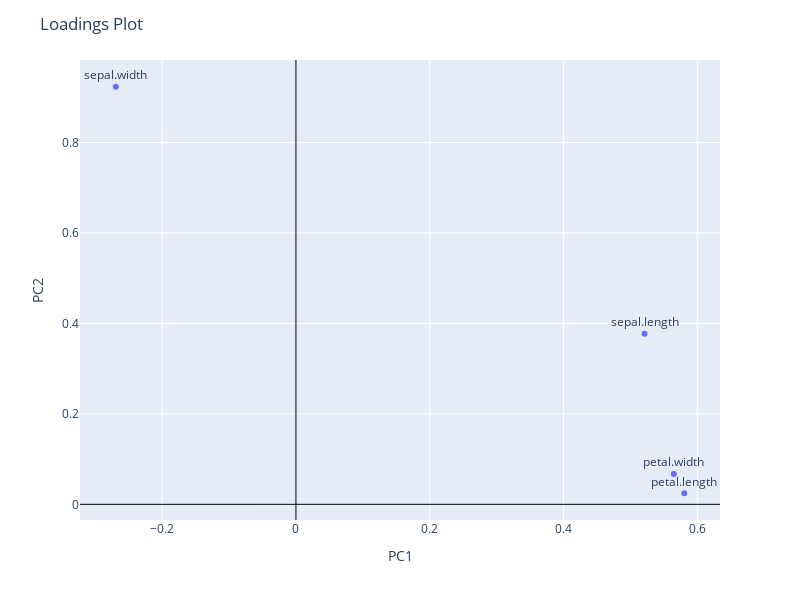

The notebook cell saved with this chart:
### Code cell
fig = px.scatter(loadings, x="PC1", y="PC2", text="Attributes")
fig.update_xaxes(zeroline=True, zerolinewidth=1, zerolinecolor='Black')
fig.update_yaxes(zeroline=True, zerolinewidth=1, zerolinecolor='Black')
fig.update_traces(textposition='top center')
fig.update_layout(
    height=600,
    width=800,
    title_text='Loadings Plot')
fig.show()

### Figure 1 — Plotly figure (JSON) as saved in the notebook; plotly's stock layout.template omitted (floating-point values rounded to 4 significant figures)
{"data": [{"hovertemplate": "PC1=%{x}<br>PC2=%{y}<br>Attributes=%{text}<extra></extra>", "legendgroup": "", "marker": {"color": "#636efa", "symbol": "circle"}, "mode": "markers+text", "name": "", "orientation": "v", "showlegend": false, "text": ["sepal.length", "sepal.width", "petal.length", "petal.width"], "textposition": "top center", "type": "scatter", "x": [0.5211, -0.2693, 0.5804, 0.5649], "xaxis": "x", "y": [0.3774, 0.9233, 0.02449, 0.06694], "yaxis": "y"}], "layout": {"height": 600, "legend": {"tracegroupgap": 0}, "margin": {"t": 60}, "title": {"text": "Loadings Plot"}, "width": 800, "xaxis": {"anchor": "y", "domain": [0, 1], "title": {"text": "PC1"}, "zeroline": true, "zerolinecolor": "Black", "zerolinewidth": 1}, "yaxis": {"anchor": "x", "domain": [0, 1], "title": {"text": "PC2"}, "zeroline": true, "zerolinecolor": "Black", "zerolinewidth": 1}}}
